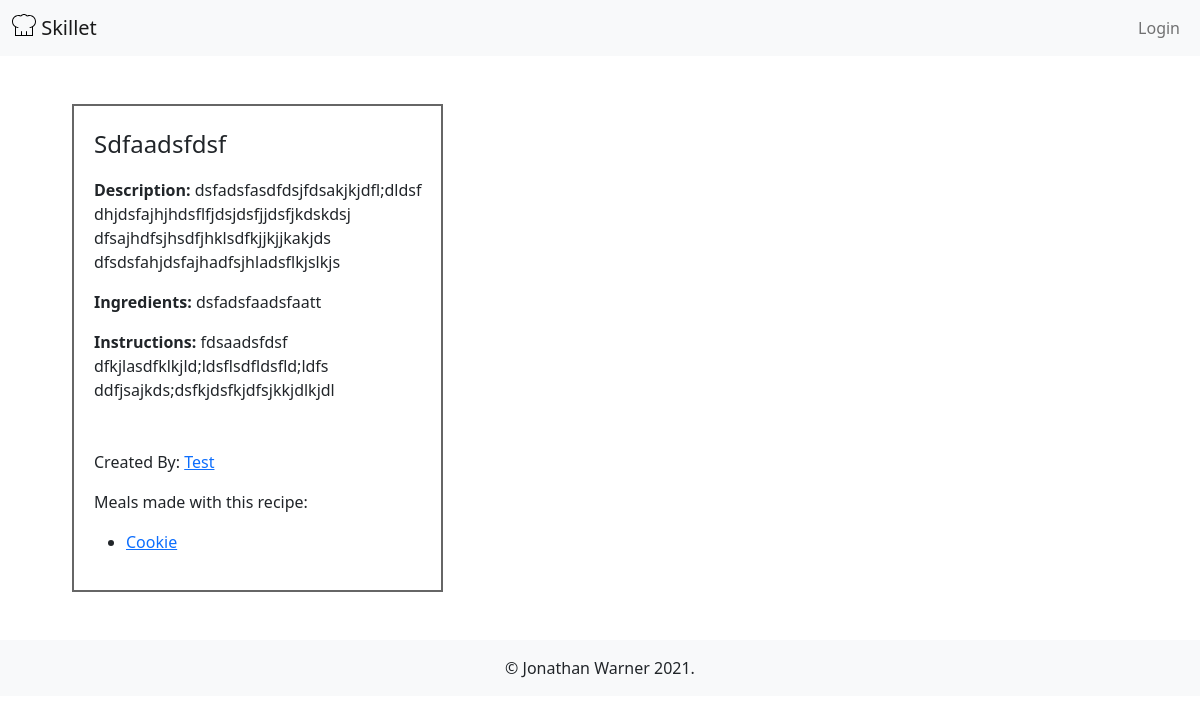
Page /view_recipe/1 on the earlier database version.
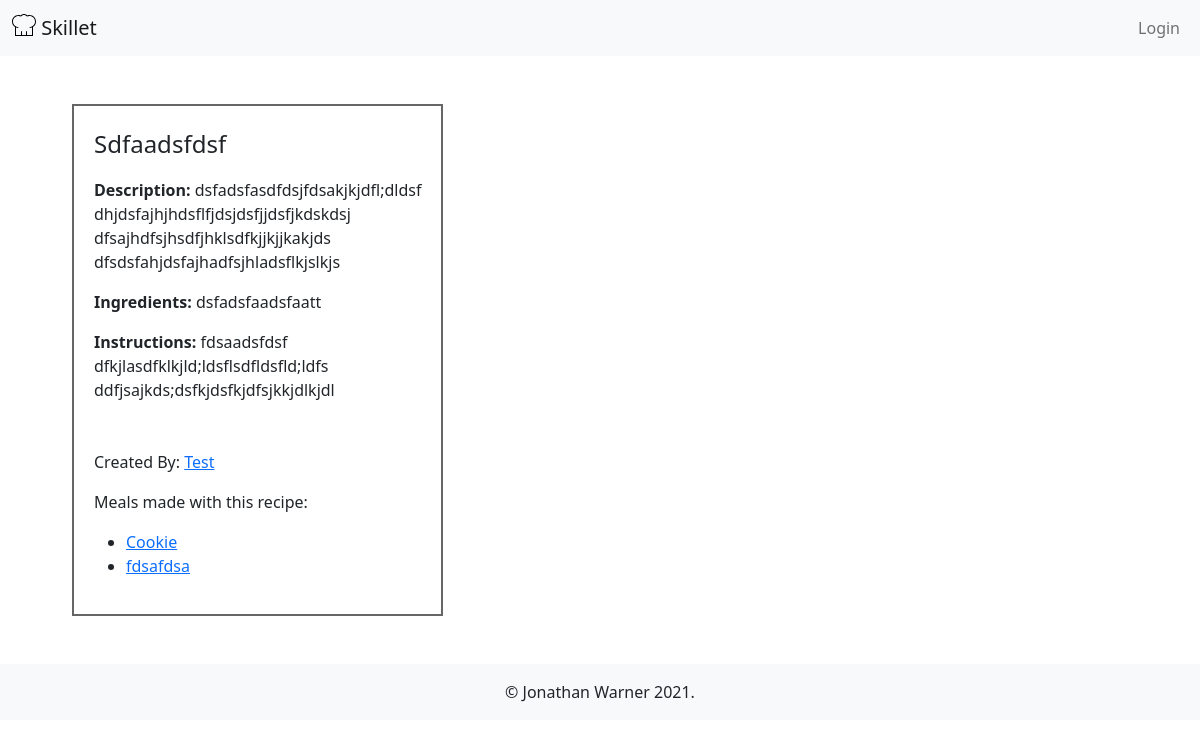
Same page on the later database version.
### skillet/models.py (models this page shows)
class Meal(db.Model):
    __tablename__ = 'meal'
    id = db.Column(db.Integer, primary_key=True)
    name = db.Column(db.String(80), nullable=False)
    description = db.Column(db.String(300), nullable=True)
    date_prepared = db.Column(db.DateTime, nullable=False)
    img_url = db.Column(db.String(300), nullable=False)
    created_by_id = db.Column(db.Integer, db.ForeignKey('user.id'))
    created_by = db.relationship('User')
    recipes = db.relationship(
        'Recipe', secondary="meal_recipes", back_populates='meals')

### skillet/post/routes.py (the view)
@post.route('/view_recipe/<id>')
def view_recipe(id):
    recipe = Recipe.query.get(id)
    return render_template('recipe_detail.html', recipe=recipe)

### skillet/templates/recipe_detail.html (shortened to what this page needs)
{% extends 'base.html' %}
{% block content %}
<section class="p-5 d-flex">
    <div class="mx-4">
        <div class="recipe-info-container">
            <p class="fs-4">{{recipe.name.title()}}</p>
            <p class="text-prewrap"><strong>Description:</strong> {{recipe.description}}</p>
            <p class="text-prewrap"><strong>Ingredients:</strong> {{recipe.ingredients}}</p>
            <p class="text-prewrap"><strong>Instructions:</strong> {{recipe.instructions}}</p>
            <p class="mt-5">Created By:
                <a href="/profile/{{recipe.created_by.id}}">{{recipe.created_by.username.title()}}</a>
            </p>
            <div>
                <p>Meals made with this recipe:</p>
                <ul>
                    {% for meal in recipe.meals %}
                    <li><a href="/view_meal/{{meal.id}}">{{meal.name}}</a></li>
                    {% endfor %}
                </ul>
            </div>
        </div>
    </div>
</section>
{% endblock content %}

Differences in the rows shown:
added Meal: name "fdsafdsa"
